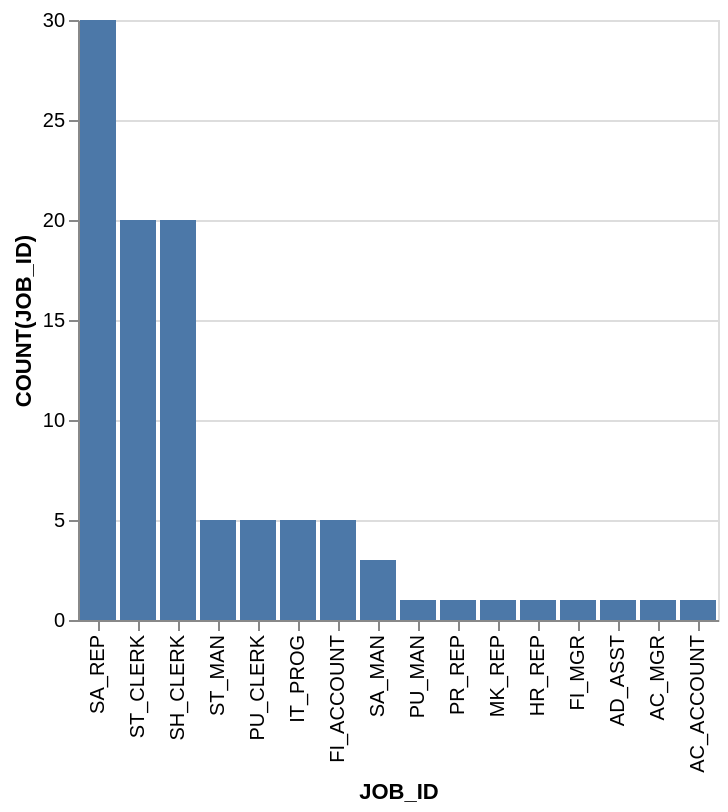

The Vega-Lite source for this figure:
### Vega-Lite specification from a JSON file in a GitHub repository (floating-point values rounded to 4 significant figures)
{"data": {"values": [{"x_data": "SA_REP", "y_data": 30}, {"x_data": "ST_CLERK", "y_data": 20}, {"x_data": "SH_CLERK", "y_data": 20}, {"x_data": "ST_MAN", "y_data": 5}, {"x_data": "PU_CLERK", "y_data": 5}, {"x_data": "IT_PROG", "y_data": 5}, {"x_data": "FI_ACCOUNT", "y_data": 5}, {"x_data": "SA_MAN", "y_data": 3}, {"x_data": "PU_MAN", "y_data": 1}, {"x_data": "PR_REP", "y_data": 1}, {"x_data": "MK_REP", "y_data": 1}, {"x_data": "HR_REP", "y_data": 1}, {"x_data": "FI_MGR", "y_data": 1}, {"x_data": "AD_ASST", "y_data": 1}, {"x_data": "AC_MGR", "y_data": 1}, {"x_data": "AC_ACCOUNT", "y_data": 1}]}, "mark": "bar", "encoding": {"x": {"field": "x_data", "type": "nominal", "title": "JOB_ID", "sort": {"op": "sum", "field": "y_data", "order": "descending"}}, "y": {"field": "y_data", "type": "quantitative", "title": "COUNT(JOB_ID)"}}}
